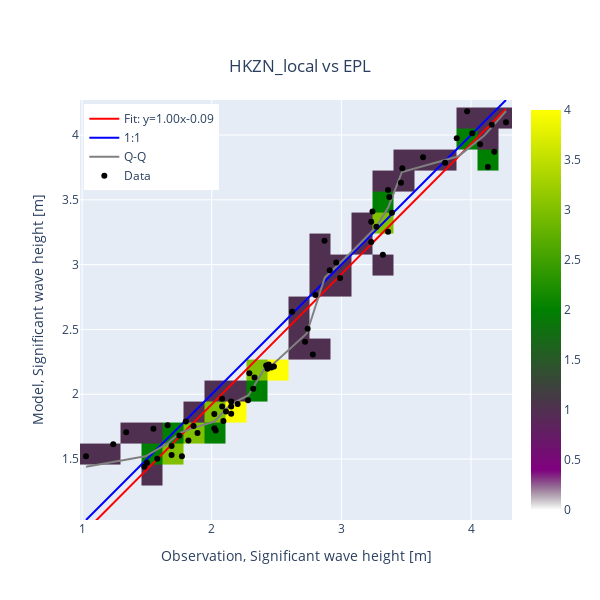

Notebook source saved alongside this figure:
### Code cell
cc["EPL"].scatter(show_hist=True, backend='plotly', width=600, height=600) #,xlim=[-1,11])
